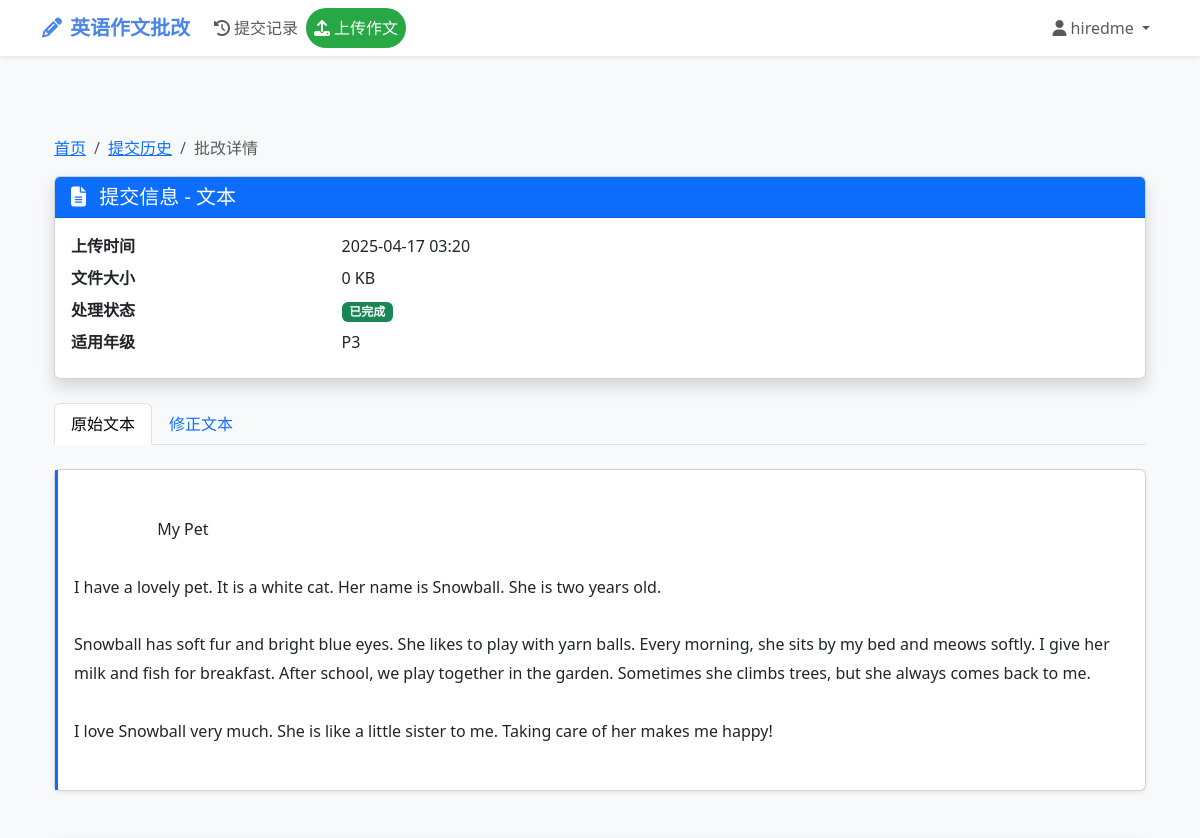
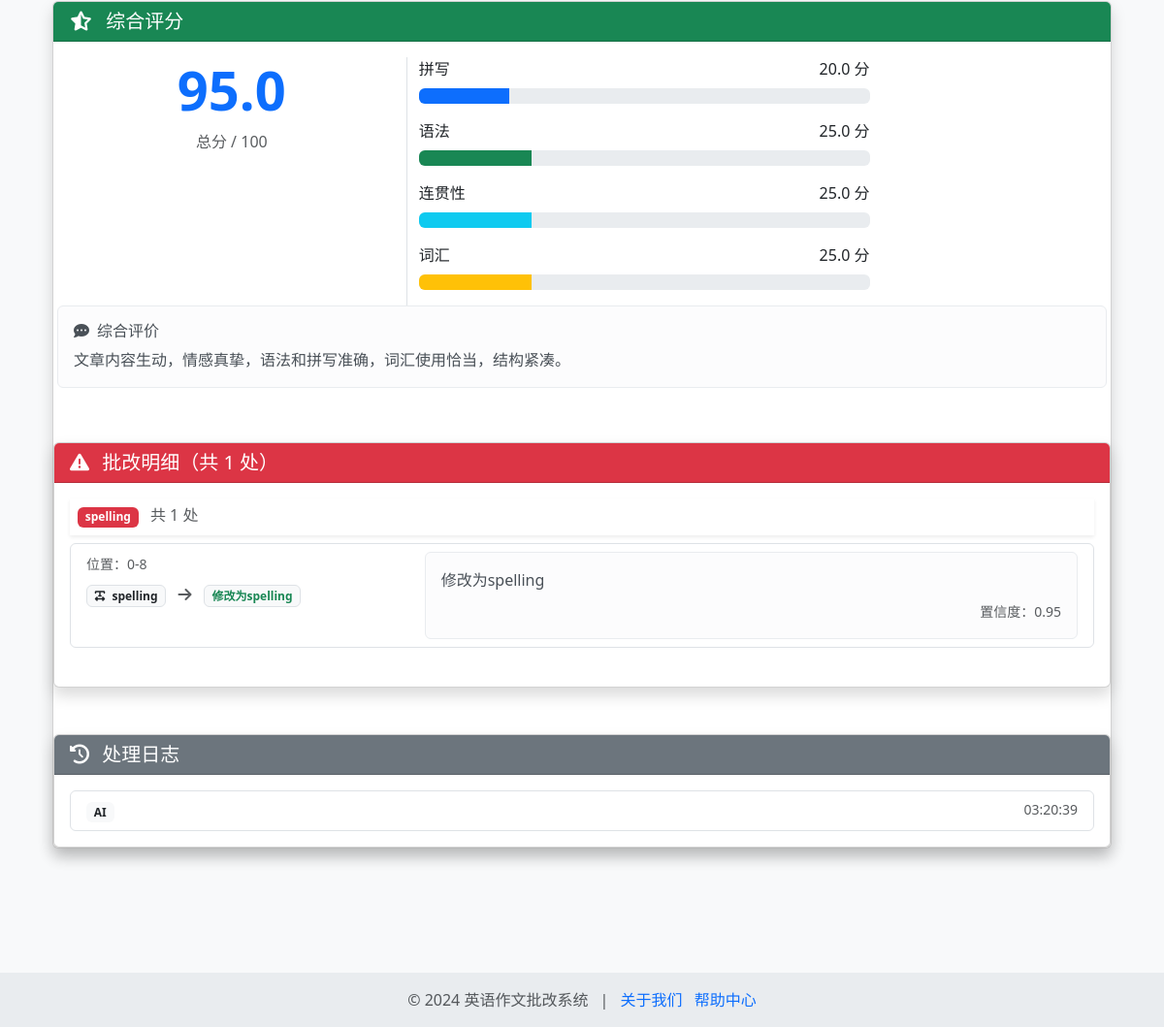
/Ework/submission/2/ (signed in), run on the app's committed database (2 pictures, top to bottom).
### Ework/models.py (models this page shows)
class User(AbstractUser):
    email = models.EmailField('邮箱', blank=True)
    created_at = models.DateTimeField('创建时间', default=timezone.now)
    class Meta:
        db_table = 'users'
        indexes = [
            models.Index(fields=['username']),
        ]

class Submission(models.Model):
    FILE_TYPE_CHOICES = (
        ('image', '图片'),
        ('doc', '文档'),
        ('txt', '文本')
    )
    STATUS_CHOICES = (
        ('pending', '待处理'),
        ('processing', '处理中'),
        ('completed', '已完成'),
        ('failed', '失败')
    )
    user = models.ForeignKey(User, on_delete=models.CASCADE, verbose_name='用户')
    file_type = models.CharField('文件类型', max_length=5, choices=FILE_TYPE_CHOICES)
    original_file = models.FileField('原始文件', upload_to='submissions/%Y/%m/%d/')
    file_size = models.IntegerField('文件大小(KB)')
    upload_time = models.DateTimeField('上传时间', auto_now_add=True)
    ocr_used = models.BooleanField('OCR处理', default=False)
    status = models.CharField(
        '处理状态',
        max_length=20,  # 统一长度
        choices=STATUS_CHOICES,
        default='pending',
        db_index=True  # 添加索引
    )
    class Meta:
        db_table = 'submissions'
        indexes = [
            models.Index(fields=['user', 'upload_time']),
        ]

class Essay(models.Model):
    GRADE_CHOICES = (
        ('P1', '一年级'),
        ('P2', '二年级'),
        ('P3', '三年级'),
        ('P4', '四年级'),
        ('P5', '五年级'),
        ('P6', '六年级'),
    )
    submission = models.OneToOneField(Submission, on_delete=models.CASCADE, verbose_name='提交记录')
    raw_text = models.TextField('原始文本')
    processed_text = models.TextField('处理后文本')
    language_level = models.CharField('适用年级', max_length=2, choices=GRADE_CHOICES)
    extract_time = models.DateTimeField('提取时间', auto_now_add=True)
    class Meta:
        db_table = 'essays'

class Score(models.Model):
    essay = models.OneToOneField(Essay, on_delete=models.CASCADE, verbose_name='对应作文')
    total_score = models.DecimalField('总分', max_digits=4, decimal_places=1)
    spelling = models.DecimalField('拼写分', max_digits=3, decimal_places=1)
    grammar = models.DecimalField('语法分', max_digits=3, decimal_places=1)
    cohesion = models.DecimalField('连贯性', max_digits=3, decimal_places=1)
    vocabulary = models.DecimalField('词汇分', max_digits=3, decimal_places=1)
    comments = models.TextField('综合评价')
    engine_used = models.CharField('分析引擎', max_length=20)
    class Meta:
        db_table = 'scores'

class Correction(models.Model):
    ERROR_TYPES = (
        ('spelling', '拼写错误'),
        ('grammar', '语法错误'),
        ('collocation', '搭配错误'),
        ('punctuation', '标点错误'),
    )
    essay = models.ForeignKey(Essay, on_delete=models.CASCADE, verbose_name='对应作文')
    error_type = models.CharField('错误类型', max_length=12, choices=ERROR_TYPES)
    start_pos = models.IntegerField('起始位置')
    end_pos = models.IntegerField('结束位置')
    original_text = models.CharField('错误内容', max_length=255)
    suggestion = models.CharField('修改建议', max_length=255)
    confidence = models.FloatField('置信度')
    class Meta:
        db_table = 'corrections'
        indexes = [
            models.Index(fields=['essay', 'error_type']),
        ]

class SystemLog(models.Model):
    LOG_TYPES = (
        ('OCR', 'OCR处理'),
        ('AI', 'AI分析'),
        ('SYSTEM', '系统日志'),
    )
    log_type = models.CharField(
        '日志类型',
        max_length=20,  # 注意：长度需足够包含最长选项（如'SYSTEM'）
        choices=LOG_TYPES,
        db_index=True
    )
    submission = models.ForeignKey(
        Submission,
        on_delete=models.SET_NULL,
        null=True,
        blank=True
    )
    message = models.TextField('日志内容')  # 正确字段名应为 message
    created_at = models.DateTimeField(
        '创建时间',
        auto_now_add=True,
        db_index=True
    )
    class Meta:
        db_table = 'system_logs'

### Ework/views.py (the view)
@login_required
def submission_detail(request, submission_id):
    submission = get_object_or_404(Submission, pk=submission_id, user=request.user)
    essay = Essay.objects.filter(submission=submission).first()
    score = Score.objects.filter(essay=essay).first() if essay else None
    corrections = Correction.objects.filter(essay=essay) if essay else []
    logs = SystemLog.objects.filter(submission=submission)
    score_data = []
    if score:
        score_data = [
            ("拼写", score.spelling, "primary"),
            ("语法", score.grammar, "success"),
            ("连贯性", score.cohesion, "info"),
            ("词汇", score.vocabulary, "warning"),
        ]
    context = {
        "submission": submission,
        "essay": essay,
        "score": score,
        "score_data": score_data,  # 添加构造好的数据结构
        "corrections": corrections,
        "logs": logs,
    }
    return render(request, "submission_detail.html", context)

### Ework/templates/submission_detail.html (shortened to what this page needs)
{% extends "base.html" %}
{% load static %}
{% block content %}
<div class="container py-5">
    <nav aria-label="breadcrumb">
        <ol class="breadcrumb">
            <li class="breadcrumb-item"><a href="{% url 'index' %}">首页</a></li>
            <li class="breadcrumb-item"><a href="{% url 'submission_history' %}">提交历史</a></li>
            <li class="breadcrumb-item active" aria-current="page">批改详情</li>
        </ol>
    </nav>
    <div class="card shadow mb-4">
        <div class="card-header bg-primary text-white">
            <h5 class="card-title mb-0">
                <i class="fas fa-file-alt me-2"></i>
                提交信息 - {{ submission.get_file_type_display }}
            </h5>
        </div>
        <div class="card-body">
            <dl class="row mb-0">
                <dt class="col-sm-3">上传时间</dt>
                <dd class="col-sm-9">{{ submission.upload_time|date:"Y-m-d H:i" }}</dd>
                <dt class="col-sm-3">文件大小</dt>
                <dd class="col-sm-9">{{ submission.file_size }} KB</dd>
                <dt class="col-sm-3">处理状态</dt>
                <dd class="col-sm-9">
                    <span
                        class="badge bg-{% if submission.status == 'completed' %}success{% elif submission.status == 'failed' %}danger{% else %}warning{% endif %}">
                        {{ submission.get_status_display }}
                    </span>
                </dd>
                <dt class="col-sm-3">适用年级</dt>
                <dd class="col-sm-9">{{ essay.language_level }}</dd>
            </dl>
        </div>
    </div>
    <nav class="mb-4">
        <div class="nav nav-tabs" id="text-tab" role="tablist">
            <button class="nav-link active" data-bs-toggle="tab" data-bs-target="#original-text" type="button">
                原始文本
            </button>
            <button class="nav-link" data-bs-toggle="tab" data-bs-target="#processed-text" type="button">
                修正文本
            </button>
        </div>
    </nav>
    <div class="tab-content mb-5">
        <div class="tab-pane fade show active" id="original-text">
            <div class="card shadow-sm">
                <div class="card-body text-preview">
                    {{ essay.raw_text|linebreaksbr }}
                </div>
            </div>
        </div>
    </div>
    <div class="card shadow mb-5">
        <div class="card-header bg-success text-white">
            <h5 class="card-title mb-0">
                <i class="fas fa-star-half-alt me-2"></i>
                综合评分
            </h5>
        </div>
        <div class="card-body">
            <div class="row mb-4">
                <div class="col-md-4 text-center border-end">
                    <h2 class="display-4 fw-bold text-primary">{{ score.total_score }}</h2>
                    <p class="text-muted mb-0">总分 / 100</p>
                </div>
                <div class="col-md-8">
                    <div class="col-md-8">
                        {% with score_data=score_data %}
                        {% for label, value, color in score_data %}
                        <div class="mb-3">
                            <div class="d-flex justify-content-between mb-2">
                                <span>{{ label }}</span>
                                <span>{{ value }} 分</span>
                            </div>
                            <div class="progress">
                                <div class="progress-bar bg-{{ color }}" role="progressbar" style="width: {{ value }}%"
                                    aria-valuenow="{{ value }}" aria-valuemin="0" aria-valuemax="100">
                                </div>
                            </div>
                        </div>
                        {% endfor %}
                        {% endwith %}
                    </div>
                </div>
                <div class="alert alert-light">
                    <h6><i class="fas fa-comment-dots me-2"></i>综合评价</h6>
                    <p class="mb-0">{{ score.comments }}</p>
                </div>
            </div>
        </div>
        {% if corrections %}
        <div class="card shadow mb-5">
            <div class="card-header bg-danger text-white">
                <h5 class="card-title mb-0">
                    <i class="fas fa-exclamation-triangle me-2"></i>
                    批改明细（共 {{ corrections|length }} 处）
                </h5>
            </div>
            <div class="card-body">
                {% regroup corrections by error_type as error_list %}
                {% for error_group in error_list %}
                <div class="mb-4">
                    <h6 class="error-type-badge bg-white p-2 shadow-sm">
                        <span class="badge bg-{% cycle 'danger' 'warning' 'info' 'secondary' %}">
                            {{ error_group.grouper }}
                        </span>
                        <span class="ms-2 text-muted">共 {{ error_group.list|length }} 处</span>
                    </h6>
                    <div class="list-group">
                        {% for correction in error_group.list %}
                        <div class="list-group-item">
                            <div class="row">
                                <div class="col-md-4">
                                    <small class="text-muted">位置：{{ correction.start_pos }}-{{ correction.end_pos }}</small>
                                    <div class="mt-2">
                                        <span class="badge bg-light text-dark border">
                                            <i class="fas fa-text-width me-1"></i>
                                            {{ correction.original_text|truncatechars:20 }}
                                        </span>
                                        <i class="fas fa-arrow-right mx-2 text-muted"></i>
                                        <span class="badge bg-light text-success border">
                                            {{ correction.suggestion|truncatechars:20 }}
                                        </span>
                                    </div>
                                </div>
                                <div class="col-md-8">
                                    <div class="alert alert-light mb-0">
                                        {{ correction.suggestion }}
                                        <div class="mt-2 text-end">
                                            <small class="text-muted">
                                                置信度：{{ correction.confidence|floatformat:2 }}
                                            </small>
                                        </div>
                                    </div>
                                </div>
                            </div>
                        </div>
                        {% endfor %}
                    </div>
                </div>
                {% endfor %}
            </div>
        </div>
        {% endif %}
        <div class="card shadow">
            <div class="card-header bg-secondary text-white">
                <h5 class="card-title mb-0">
                    <i class="fas fa-history me-2"></i>
                    处理日志
                </h5>
            </div>
            <div class="card-body">
                <div class="list-group">
                    {% for log in logs %}
                    <div class="list-group-item">
                        <div class="d-flex justify-content-between">
                            <div>
                                <span
                                    class="badge bg-{% if log.log_type == 'API' %}info{% elif log.log_type == 'SYSTEM' %}warning{% else %}light text-dark{% endif %}">
                                    {{ log.log_type }}
                                </span>
                            </div>
                            <small class="text-muted">
                                {{ log.created_at|date:"H:i:s" }}
                            </small>
                        </div>
                    </div>
                    {% empty %}
                    <div class="text-center text-muted py-3">
                        没有相关日志记录
                    </div>
                    {% endfor %}
                </div>
            </div>
        </div>
    </div>
    {% endblock %}

### Ework/templates/base.html (shortened to what this page needs)
<!DOCTYPE html>
<html lang="zh-cn">
<head>
    <link href="https://cdn.bootcdn.net/ajax/libs/bootstrap/5.3.3/css/bootstrap.min.css" rel="stylesheet">
    <link rel="stylesheet" href="https://cdnjs.cloudflare.com/ajax/libs/font-awesome/6.4.0/css/all.min.css">
</head>
<body>
    <nav class="navbar navbar-expand-lg navbar-light bg-white shadow-sm">
        <div class="container">
            <a class="navbar-brand" href="{% url 'index' %}">
                <i class="fas fa-pencil-alt me-2"></i>英语作文批改
            </a>
            <div class="collapse navbar-collapse" id="navbarNav">
                <ul class="navbar-nav me-auto">
                    <li class="nav-item">
                        <a class="nav-link" href="{% url 'submission_history' %}">
                            <i class="fas fa-history me-1"></i>提交记录
                        </a>
                    </li>
                    <li class="nav-item">
                        <a class="nav-link upload-btn" href="{% url 'upload' %}">
                            <i class="fas fa-upload me-1"></i>上传作文
                        </a>
                    </li>
                </ul>
                <ul class="navbar-nav">
                    {% if user.is_authenticated %}
                    <li class="nav-item dropdown">
                        <a class="nav-link dropdown-toggle" href="#" role="button" data-bs-toggle="dropdown">
                            <i class="fas fa-user me-1"></i>{{ user.username }}
                        </a>
                    </li>
                    {% else %}
                    <li class="nav-item">
                        <a class="nav-link" href="{% url 'login' %}">登录/注册</a>
                    </li>
                    {% endif %}
                </ul>
            </div>
        </div>
    </nav>
    <main class="main-content">
        <div class="container">
            {% block content %}{% endblock %}
        </div>
    </main>
    <footer>
        <div class="container text-center text-muted">
            <p class="mb-0">
                © 2024 英语作文批改系统
                <span class="mx-2">|</span>
                <a href="#" class="text-decoration-none me-2">关于我们</a>
                <a href="#" class="text-decoration-none">帮助中心</a>
            </p>
        </div>
    </footer>
</body>
</html>

### Ework/templates/base.html (style rules this page uses)
:root { --primary-color: #4a86e8; --secondary-color: #6c757d; }
body { background-color: #f8f9fa; min-height: 100vh; display: flex; flex-direction: column; }
.main-content { flex: 1; padding: 2rem 0; }
.navbar-brand { font-weight: 600; color: var(--primary-color) !important; }
.upload-btn { background-color: #28a745; color: white !important; border-radius: 20px; padding: 0.5rem 1.5rem; }
footer { background-color: #e9ecef; padding: 1rem 0; margin-top: auto; }

### Ework/templates/submission_detail.html (style rules this page uses)
.error-type-badge { position: sticky; top: 20px; z-index: 1; }
.text-preview { white-space: pre-wrap; line-height: 1.8; border-left: 3px solid #0d6efd; padding-left: 1rem; }

### data on the page
User: username "hiredme"
Submission: file_type "文本", upload_time "2025-04-17 03:20", file_size "0", status "已完成"
Essay: language_level "P3", raw_text "My Pet I have a lovely pet. It is a white cat. Her name is Snowball. She is two years old. Snowball has soft fur and bright blue eyes. She likes to play with yarn balls. Every morning, she sits by my bed and meows softly. I give her milk and fish for breakfast. After school, we play together in the garden. Sometimes she climbs trees, but she always comes back to me. I love Snowball very much. She is like a little sister to me. Taking care of her makes me happy!"
Score: total_score "95.0", score_data "20.0" "25.0" "25.0" "25.0", comments "文章内容生动，情感真挚，语法和拼写准确，词汇使用恰当，结构紧凑。"
Correction: grouper "spelling", start_pos "0", end_pos "8", original_text "spelling", suggestion "修改为spelling", confidence "0.95"
SystemLog: log_type "AI", created_at "03:20:39"

### other printed values
{{ label }} "拼写" "语法" "连贯性" "词汇"
{{ corrections|length }} "1"
{{ error_group.list|length }} "1"
